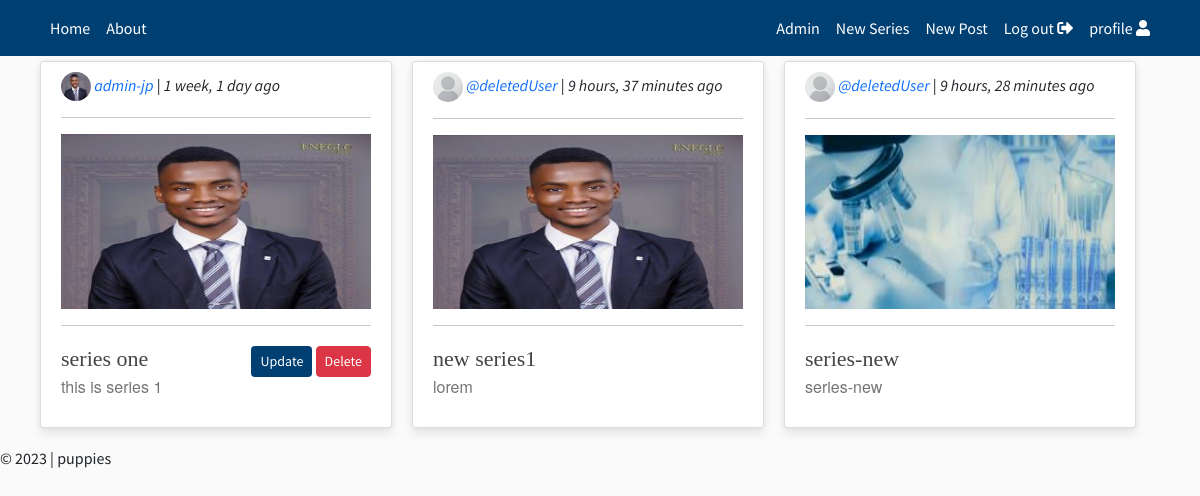
Screenshot of / (signed in) with the database file from the repository.
### core/models.py (models this page shows, shortened)
class articleSeries(models.Model):
    def image_upload_to(self, instance=None):
        if instance:
            return os.path.join('ArticleSeries', slugify(self.slug), instance)
        return None
    title = models.CharField(max_length=100)
    subtitle = models.CharField(max_length=200)
    slug = models.SlugField('Series slug', unique=True)
    published = models.DateTimeField('Date published', default=timezone.now)
    author = models.ForeignKey(get_user_model(), default=8, on_delete = models.SET_DEFAULT)
    image = models.ImageField(upload_to=image_upload_to)
    class Meta:
        verbose_name_plural = "Series"

### users/models.py (models this page shows, shortened)
class CustomUser(AbstractUser):
    STATUS = (
        ('subscriber', 'subscriber'),
        ('regular', 'regular'),
        ('moderator', 'moderator')
    )
    picture = models.ImageField(default='images/profile.jpeg', upload_to="images/profile_pics")
    email = models.EmailField(unique=True)
    status = models.CharField (max_length=50, choices= STATUS, default='regular')
    description = models.TextField('Description', max_length=500, blank=True, null=True)
    def __str__(self):
        return self.username

### core/views.py (the view)
# urls.py: path('', index, name="index"),
def index(request):
    series = articleSeries.objects.all()
    context = {'series': series,
               'type':'s'
               }
    return render(request, 'core/index.html', context)

### core/templates/core/index.html
{% extends 'core/base.html' %}
{% block content %}
<div class="row display-flex justify-content-start">
    <div class="row display-flex justify-content-start">
        {% for object in series %}
            <div class="col-lg-4 col-md-6 col-sm-12 mobiledevice">
                <article class="media content-section customhover" style="height: 95%;">
                    <div class="media-body">
                        <a href="{% url 'profile' object.author %}">
                            <img class="img-fluid" src="{{object.author.picture.url}}" style="border-radius: 50%; max-width: 30px; max-height: 30px;">
                            <i>{{object.author}}</i>
                        </a>
                        |<i> {{object.published|timesince}} ago</i>
                        <hr>
                        <div>
                            {% if object.image %}
                            <div class="aspect-ratio-box">
                                <img class="img-fluid" src="{{ object.image.url }}">
                            </div>
                            <hr>
                            {% endif %}
                        {% if object.author == user %}
                        <div style="float: right">
                            {% if type == "s" %}
                                <a class="btn btncolor btn-sm mt-1 mb-1" href="{% url 'update-series' object.slug %}">Update</a>
                                <a class="btn btn-danger btn-sm mt-1 mb-1" href="{% url 'delete-series' object.slug %}">Delete</a>
                            {% else %}
                                <a class="btn btncolor btn-sm mt-1 mb-1" href="{% url 'update-article' object.series.slug  object.article_slug %}">Update</a>
                                <a class="btn btn-danger btn-sm mt-1 mb-1" href="{% url 'delete-article' object.series.slug  object.article_slug %}">Delete</a>
                            {% endif %}
                        </div>
                        {% endif %}
                            <a class="article-title line-clamp-2 title-style" style="font-size: 22px" href="/{{object.slug}}">
                                {{ object.title }}
                            </a>
                            <a href="/{{object.slug}}" style="text-decoration: none;">
                                <p class="article-content line-clamp-5 subtitle-style">{{ object.subtitle }}</p>
                            </a>
                        </div>
                    </div>
                </article>
            </div>
        {% endfor %}
</div>
{% endblock content %}

### static/css/style.css (style rules this page uses)
:root { --box-shadow: 0 .5rem 1.5rem rgba(0, 0, 0, .4); }
* { margin: 0; padding: 0; }
body { background-color: rgb(247, 252, 252); font-family: 'Source Sans Pro', sans-serif; }
a { text-decoration: none; }
:root { --footercolor: #003F72; --navbarcolor: #003F72; --btncolor: #003F72; --socialcolor: #003F72; --brightText: #ffffff; }
.btncolor { background-color: var(--btncolor) !important; color: var(--brightText) !important; }
body { background: #fafafa; }
.content-section { background: #ffffff; padding: 10px 20px; border: 1px solid #dddddd; border-radius: 3px; margin-bottom: 20px; }
.article-title { color: #444444; }
.article-content { white-space: pre-line; }
.row.display-flex { display: flex; flex-wrap: wrap; }
.row.display-flex > [class*='col-'] { flex-grow: 1; }
.customhover { background: #fff; box-shadow: 0 6px 10px rgba(0,0,0,.08), 0 0 6px rgba(0,0,0,.05); transition: .3s transform cubic-bezier(.155,1.105,.295,1.12),.3s box-shadow,.3s -webkit-transform cubic-bezier(.155,1.105,.295,1.12); cursor: pointer; }
@media screen and (min-width: 600px) { .mobiledevice { padding-left: 10px; padding-right: 10px; } }
.title-style { font-family: fell, Georgia, Cambria, 'Times New Roman', Times, serif !important; }
.subtitle-style { font-family: sohne, 'Helvetica Neue', Helvetica, Arial, sans-serif !important; color: rgba(117, 117, 117, 1) !important; }
.aspect-ratio-box { position: relative; }
.aspect-ratio-box::after { display: block; content: ''; padding-bottom: 56.25%; }
.aspect-ratio-box img { position: absolute; left: 0; top: 0; width: 100%; height: 100%; }

### rows the page displays
articleSeries: author.picture (picture), author "admin-jp", published "1 week, 1 day", image (picture), shows "Update", title "series one", subtitle "this is series 1"
articleSeries: author.picture (placeholder picture), author "@deletedUser", published "9 hours, 37 minutes", image (picture), title "new series1", subtitle "lorem"
articleSeries: author.picture (placeholder picture), author "@deletedUser", published "9 hours, 28 minutes", image (picture), title "series-new", subtitle "series-new"
